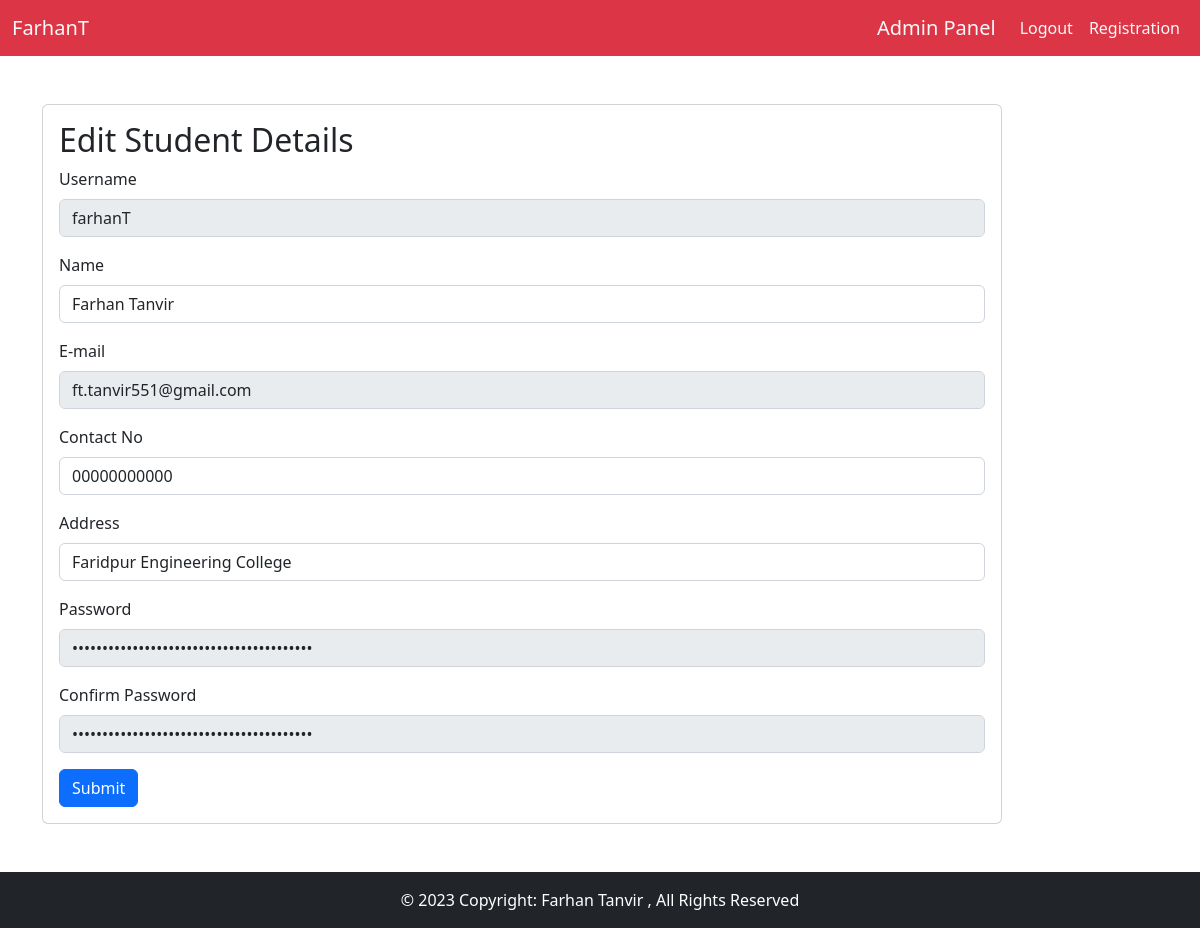
/admin-edit.php?id=23 (signed in), run on the app's committed database.
### tables this page shows
CREATE TABLE `students` (
  `id` int NOT NULL,
  `username` varchar(50) NOT NULL,
  `name` varchar(50) NOT NULL,
  `email` varchar(50) NOT NULL,
  `contact_no` varchar(50) NOT NULL,
  `address` varchar(50) NOT NULL,
  `password` varchar(50) NOT NULL,
  `confirm_password` varchar(50) NOT NULL,
  `img` varchar(50) DEFAULT NULL,
  `isAdmin` int DEFAULT '0'
);

### core/config.php (called while the page is built)
<?php
return [
    'host' => 'localhost',
    'port' => 3306,
    'dbname' => 'php-final-assignment',
    'charset' => 'utf8mb4'
];

### core/Database.php (called while the page is built)
<?php
class Database
{
    public $connection;
    public function __construct($config, $username='root', $password='')
    {
        $dsn = 'mysql: '. http_build_query($config, '', ';');
        $this->connection = new PDO($dsn, $username, $password, [
            PDO:: ATTR_DEFAULT_FETCH_MODE => PDO::FETCH_ASSOC
        ]);
    }
    public function query($query)
    {
        $statement = $this->connection ->prepare($query);
        $statement->execute();
        return $statement;
    }
}

### admin-edit.php (the view, shortened to what this page needs)
<?php require_once 'partials/header-view.php';
require_once 'core/Database.php';
$sid = $_GET['id'];
$query = "SELECT * FROM students WHERE id = $sid";
$statement = $db->query($query);
$student = $statement->fetch();
?>
<main>
        <div class="container m-5 mx-auto">
            <div class="card" style="width: 60rem;">
                <div class="card-body">
                    <form action="controllers/admin/edit.php" method="POST">
                        <h2>Edit Student Details</h2>
                        <div class="mb-3">
                            <label class="form-label">Username</label>
                            <input type="text" class="form-control" name="username" value="<?php echo $student['username'];  ?>" disabled>
                        </div>
                        <div class="mb-3">
                            <label class="form-label">Name</label>
                            <input type="text" class="form-control" name="name" value="<?php echo $student['name'];  ?>" required >
                        </div>
                        <div class="mb-3">
                            <label class="form-label">E-mail</label>
                            <input type="email" class="form-control" name="email" value="<?php echo $student['email'];  ?>" disabled>
                        </div>
                        <div class="mb-3">
                            <label class="form-label">Contact No</label>
                            <input type="number" class="form-control" name="contact" value="<?php echo $student['contact_no'];  ?>" required>
                        </div>
                        <div class="mb-3">
                            <label class="form-label">Address</label>
                            <input type="text" class="form-control" name="address" value="<?php echo $student['address'];  ?>" required>
                        </div>
                        <div class="mb-3">
                            <label class="form-label">Password</label>
                            <input type="password" class="form-control" name="password" id="password" value="<?php echo $student['password'];  ?>" disabled>
                        </div>
                        <div class="mb-3">
                            <label class="form-label">Confirm Password</label>
                            <input type="password" class="form-control" name="confirmPassword" id="confirmPassword" value="<?php echo $student['confirm_password'];  ?>" disabled>
                        </div>
                        <button type="submit" class="btn btn-primary">Submit</button>
                    </form>
                </div>
            </div>
        </div>
</main>
<?php require 'partials/footer-view.php' ?>

### data on the page
students: username "farhanT", name "Farhan Tanvir", email "ft.tanvir551@gmail.com", contact "00000000000", address "Faridpur Engineering College"
